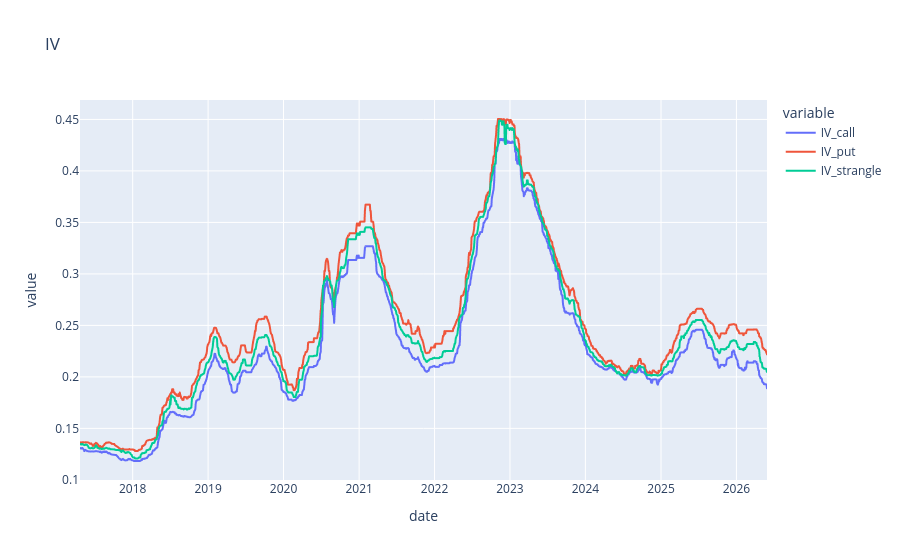

The notebook cell this image was saved under:
### Code cell
px.line(df_roll[['IV_call', 'IV_put', 'IV_strangle']].iloc[30:], title='IV')

### Figure 1 — Plotly figure (JSON) as saved in the notebook; plotly's stock layout.template omitted (floating-point values rounded to 4 significant figures; data arrays with more than 128 entries replaced by an {"elided": "..."} marker saying what was removed)
{"data": [{"hovertemplate": "variable=IV_call<br>date=%{x}<br>value=%{y}<extra></extra>", "legendgroup": "IV_call", "line": {"color": "#636efa", "dash": "solid"}, "marker": {"symbol": "circle"}, "mode": "lines", "name": "IV_call", "showlegend": true, "type": "scattergl", "x": {"elided": "1714 str values"}, "xaxis": "x", "y": {"elided": "1714 float values"}, "yaxis": "y"}, {"hovertemplate": "variable=IV_put<br>date=%{x}<br>value=%{y}<extra></extra>", "legendgroup": "IV_put", "line": {"color": "#EF553B", "dash": "solid"}, "marker": {"symbol": "circle"}, "mode": "lines", "name": "IV_put", "showlegend": true, "type": "scattergl", "x": {"elided": "1714 str values"}, "xaxis": "x", "y": {"elided": "1714 float values"}, "yaxis": "y"}, {"hovertemplate": "variable=IV_strangle<br>date=%{x}<br>value=%{y}<extra></extra>", "legendgroup": "IV_strangle", "line": {"color": "#00cc96", "dash": "solid"}, "marker": {"symbol": "circle"}, "mode": "lines", "name": "IV_strangle", "showlegend": true, "type": "scattergl", "x": {"elided": "1714 str values"}, "xaxis": "x", "y": {"elided": "1714 float values"}, "yaxis": "y"}], "layout": {"autosize": true, "legend": {"title": {"text": "variable"}, "tracegroupgap": 0}, "title": {"text": "IV"}, "xaxis": {"anchor": "y", "autorange": true, "domain": [0, 1], "range": ["2017-04-21", "2026-05-29"], "title": {"text": "date"}, "type": "date"}, "yaxis": {"anchor": "x", "autorange": true, "domain": [0, 1], "range": [0.09985, 0.4689], "title": {"text": "value"}, "type": "linear"}}}
